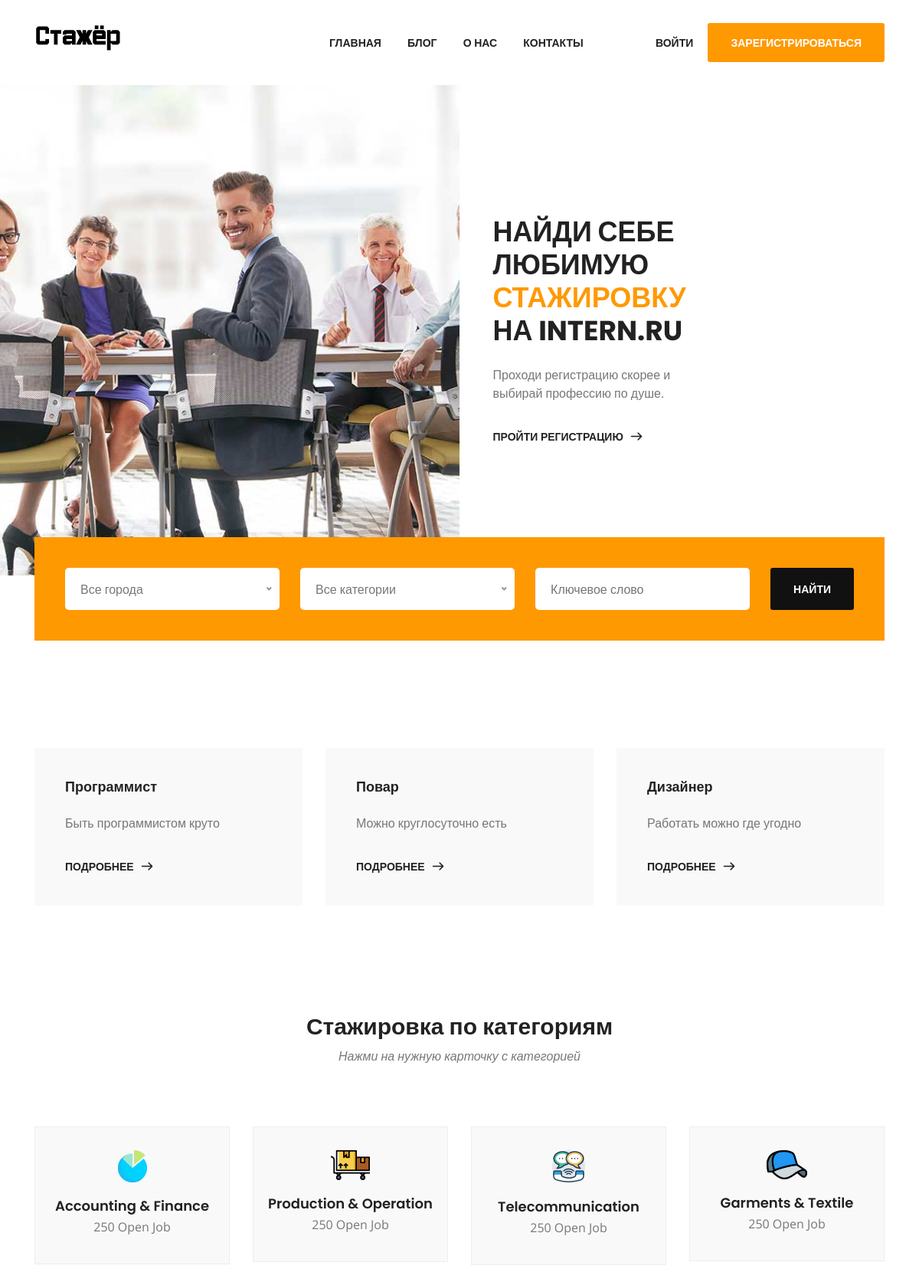
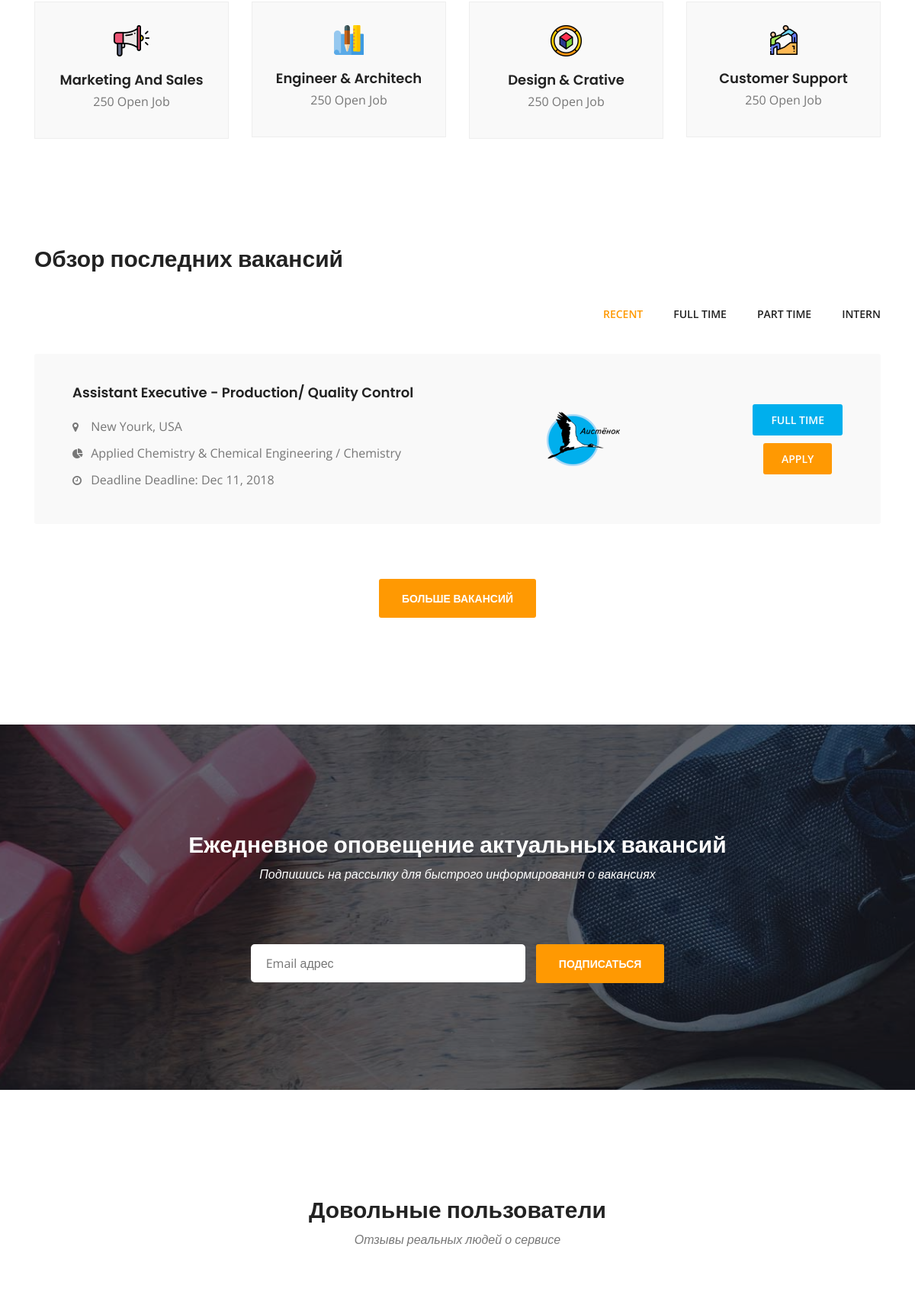
/index (upper part), run on the app's committed database (2 pictures, top to bottom).
### data/jobs.py (models this page shows)
class Jobs(SqlAlchemyBase, UserMixin, SerializerMixin):
    __tablename__ = 'jobs'
    id = sqlalchemy.Column(sqlalchemy.Integer, primary_key=True, autoincrement=True)
    job_name = sqlalchemy.Column(sqlalchemy.String, nullable=True)
    city = sqlalchemy.Column(sqlalchemy.String, nullable=True)
    created_date = sqlalchemy.Column(sqlalchemy.DateTime, default=datetime.datetime.now)
    category = sqlalchemy.Column(sqlalchemy.Integer, sqlalchemy.ForeignKey("category.name"))
    description = sqlalchemy.Column(sqlalchemy.TEXT, nullable=True)

### main.py (the view)
@app.route("/")
@app.route("/index")
def index():
    db_sess = db_session.create_session()
    categories = db_sess.query(Category).order_by(Category.name)
    cities = db_sess.query(Cities).order_by(Cities.name)
    same_jobs = db_sess.query(Jobs).limit(3)
    if request.method == 'POST':
        return redirect(f"/job_search/?category={request.form.get('category')}&city={request.form.get('city')}&job={request.form.get('job')}")
    return render_template("index.html", categories=categories, cities=cities, same_jobs=same_jobs)

### data/db_session.py (called while the page is built)
def create_session() -> Session:
    global __factory
    return __factory()

### templates/index.html (shortened to what this page needs)
<!DOCTYPE html>
<html lang="ru">
<head>
    <link rel="stylesheet" href="../static/css/animate-3.7.0.css">
    <link rel="stylesheet" href="../static/css/font-awesome-4.7.0.min.css">
    <link rel="stylesheet" href="../static/fonts/flat-icon/flaticon.css">
    <link rel="stylesheet" href="../static/css/bootstrap-4.1.3.min.css">
    <link rel="stylesheet" href="../static/css/owl-carousel.min.css">
    <link rel="stylesheet" href="../static/css/nice-select.css">
    <link rel="stylesheet" href="../static/css/style.css">
</head>
<body>
	<header class="header-area main-header">
        <div class="container">
            <div class="row">
                <div class="col-lg-2">
                    <div class="logo-area">
                        <a href="/"><img src="../static/images/logo.png" alt="logo"></a>
                    </div>
                </div>
                <div class="col-lg-10">
                    <div class="main-menu">
                        <ul>
                            <li class="active"><a href="/">Главная</a></li>
                            <li><a href="/blog">Блог</a></li>
                            <li><a href="/about">О нас</a></li>
                            <li><a href="/contacts">Контакты</a></li>
                            <li class="menu-btn">
                                {% if current_user.is_authenticated %}
                                    <a href="/jobs">{{ current_user.first_name }}</a>
                                    <ul class="sub-menu">
                                        <li><a href="/logout">Выйти</a></li>
                                    </ul>
                                {% else %}
                                    <a href="/login" class="login">Войти</a>
                                    <a href="/registration" class="template-btn">Зарегистрироваться</a>
                                {% endif %}
                            </li>
                        </ul>
                    </div>
                </div>
            </div>
        </div>
    </header>
    <section class="banner-area">
        <div class="container-fluid">
            <div class="row">
                <div class="col-lg-6 px-0">
                    <div class="banner-bg"></div>
                </div>
                <div class="col-lg-6 align-self-center">
                    <div class="banner-text">
                        <h1>Найди себе любимую <span>стажировку</span> на intern.ru</h1>
                        <p class="py-3">Проходи регистрацию скорее и выбирай профессию по душе.</p>
                        <a href="/registration" class="secondary-btn">Пройти регистрацию<span class="flaticon-next"></span></a>
                    </div>
                </div>
            </div>
        </div>
    </section>
    <div class="search-area">
        <div class="search-bg">
            <div class="container">
                <div class="row">
                    <div class="col-lg-12">
                        <form action="#" class="d-md-flex justify-content-between">
                            <div class="nice-select" tabindex="0">
                                <span class="current">Все города</span>
                            </div>
                            <div class="nice-select" tabindex="0">
                                <span class="current">Все категории</span>
                            </div>
                            <input type="text" placeholder="Ключевое слово" required="">
                            <button type="submit" class="template-btn">Найти</button>
                        </form>
                    </div>
                </div>
            </div>
        </div>
    </div>
    <section class="feature-area section-padding2">
        <div class="container">
            <div class="row">
                {% for jobs in same_jobs %}
                <div class="col-lg-4">
                    <div class="single-feature mb-4 mb-lg-0">
                        <h4>{{ jobs.job_name }}</h4>
                        <p class="py-3">{{ jobs.description }}</p>
                        <a href="/jobs_single/{{ jobs.id }}" class="secondary-btn">Подробнее<span class="flaticon-next"></span></a>
                    </div>
                </div>
                {% endfor %}
            </div>
        </div>
    </section>
    <section class="category-area section-padding">
        <div class="container">
            <div class="row">
                <div class="col-lg-12">
                    <div class="section-top text-center">
                        <h2>Стажировка по категориям</h2>
                        <p>Нажми на нужную карточку с категорией</p>
                    </div>
                </div>
            </div>
            <div class="row">
                <div class="col-lg-3 col-md-6">
                    <div class="single-category text-center mb-4">
                        <img src="../static/images/cat1.png" alt="category">
                        <h4>accounting & Finance</h4>
                        <h5>250 open job</h5>
                    </div>
                </div>
                <div class="col-lg-3 col-md-6">
                    <div class="single-category text-center mb-4">
                        <img src="../static/images/cat2.png" alt="category">
                        <h4>production & operation</h4>
                        <h5>250 open job</h5>
                    </div>
                </div>
                <div class="col-lg-3 col-md-6">
                    <div class="single-category text-center mb-4">
                        <img src="../static/images/cat3.png" alt="category">
                        <h4>telecommunication</h4>
                        <h5>250 open job</h5>
                    </div>
                </div>
                <div class="col-lg-3 col-md-6">
                    <div class="single-category text-center mb-4">
                        <img src="../static/images/cat4.png" alt="category">
                        <h4>garments & textile</h4>
                        <h5>250 open job</h5>
                    </div>
                </div>
                <div class="col-lg-3 col-md-6">
                    <div class="single-category text-center mb-4 mb-lg-0">
                        <img src="../static/images/cat5.png" alt="category">
                        <h4>marketing and sales</h4>
                        <h5>250 open job</h5>
                    </div>
                </div>
                <div class="col-lg-3 col-md-6">
                    <div class="single-category text-center mb-4 mb-lg-0">
                        <img src="../static/images/cat6.png" alt="category">
                        <h4>engineer & architech</h4>
                        <h5>250 open job</h5>
                    </div>
                </div>
                <div class="col-lg-3 col-md-6">
                    <div class="single-category text-center mb-4 mb-md-0">
                        <img src="../static/images/cat7.png" alt="category">
                        <h4>design & crative</h4>
                        <h5>250 open job</h5>
                    </div>
                </div>
                <div class="col-lg-3 col-md-6">
                    <div class="single-category text-center">
                        <img src="../static/images/cat8.png" alt="category">
                        <h4>customer support</h4>
                        <h5>250 open job</h5>
                    </div>
                </div>
            </div>
        </div>
    </section>
    <section class="jobs-area section-padding3">
        <div class="container">
            <div class="row">
                <div class="col-lg-12">
                    <div class="jobs-title">
                        <h2>Обзор последних вакансий</h2>
                    </div>
                </div>
            </div>
            <div class="row">
                <div class="col-lg-12">
                    <div class="jobs-tab tab-item">
                        <ul class="nav nav-tabs" id="myTab" role="tablist">
                            <li class="nav-item">
                                <a class="nav-link active" id="home-tab" data-toggle="tab" href="#recent" role="tab" aria-controls="home" aria-selected="true">recent</a>
                            </li>
                            <li class="nav-item">
                                <a class="nav-link" id="profile-tab" data-toggle="tab" href="#full-time" role="tab" aria-controls="profile" aria-selected="false">full time</a>
                            </li>
                            <li class="nav-item">
                                <a class="nav-link" id="contact-tab" data-toggle="tab" href="#part-time" role="tab" aria-controls="part-time" aria-selected="false">part time</a>
                            </li>
                            <li class="nav-item">
                                <a class="nav-link" id="contact-tab2" data-toggle="tab" href="#intern" role="tab" aria-controls="intern" aria-selected="false">intern</a>
                            </li>
                        </ul>
                    </div>
                </div>
            </div>
            <div class="row">
                <div class="col-lg-12">
                    <div class="tab-content" id="myTabContent">
                        <div class="tab-pane fade show active" id="recent" role="tabpanel" aria-labelledby="home-tab">
                            <div class="single-job mb-4 d-lg-flex justify-content-between">
                                <div class="job-text">
                                    <h4>Assistant Executive - Production/ Quality Control</h4>
                                    <ul class="mt-4">
                                        <li class="mb-3"><h5><i class="fa fa-map-marker"></i> new yourk, USA</h5></li>
                                        <li class="mb-3"><h5><i class="fa fa-pie-chart"></i> Applied Chemistry & Chemical Engineering / Chemistry</h5></li>
                                        <li><h5><i class="fa fa-clock-o"></i> Deadline Deadline: Dec 11, 2018</h5></li>
                                    </ul>
                                </div>
                                <div class="job-img align-self-center">
                                    <img src="../static/images/job1.png" alt="job">
                                </div>
                                <div class="job-btn align-self-center">
                                    <a href="#" class="third-btn job-btn1">full time</a>
                                    <a href="#" class="third-btn">apply</a>
                                </div>
                            </div>
                        </div>
                    </div>
                </div>
            </div>
            <div class="more-job-btn mt-5 text-center">
                <a href="#" class="template-btn">Больше вакансий</a>
            </div>
        </div>
    </section>
    <section class="newsletter-area section-padding">
        <div class="container">
            <div class="row">
                <div class="col-lg-12">
                    <div class="section-top text-center">
                        <h2>Ежедневное оповещение актуальных вакансий</h2>
                        <p>Подпишись на рассылку для быстрого информирования о вакансиях</p>
                    </div>
                </div>
            </div>
            <div class="row">
                <div class="col-lg-12">
                    <form action="#">
                        <input type="email" placeholder="Email адрес" onfocus="this.placeholder = ''" onblur="this.placeholder = 'Your email here'" required>
                        <button type="submit" class="template-btn">Подписаться</button>
                    </form>
                </div>
            </div>
        </div>
    </section>
    <section class="employee-area section-padding">
        <div class="container">
            <div class="row">
                <div class="col-lg-12">
                    <div class="section-top text-center">
                        <h2>Довольные пользователи</h2>
                        <p>Отзывы реальных людей о сервисе</p>
                    </div>
                </div>
            </div>
        </div>
    </section>
</body>
</html>

### data on the page
Jobs: job_name "Программист", description "Быть программистом круто"
Jobs: job_name "Повар", description "Можно круглосуточно есть"
Jobs: job_name "Дизайнер", description "Работать можно где угодно"
